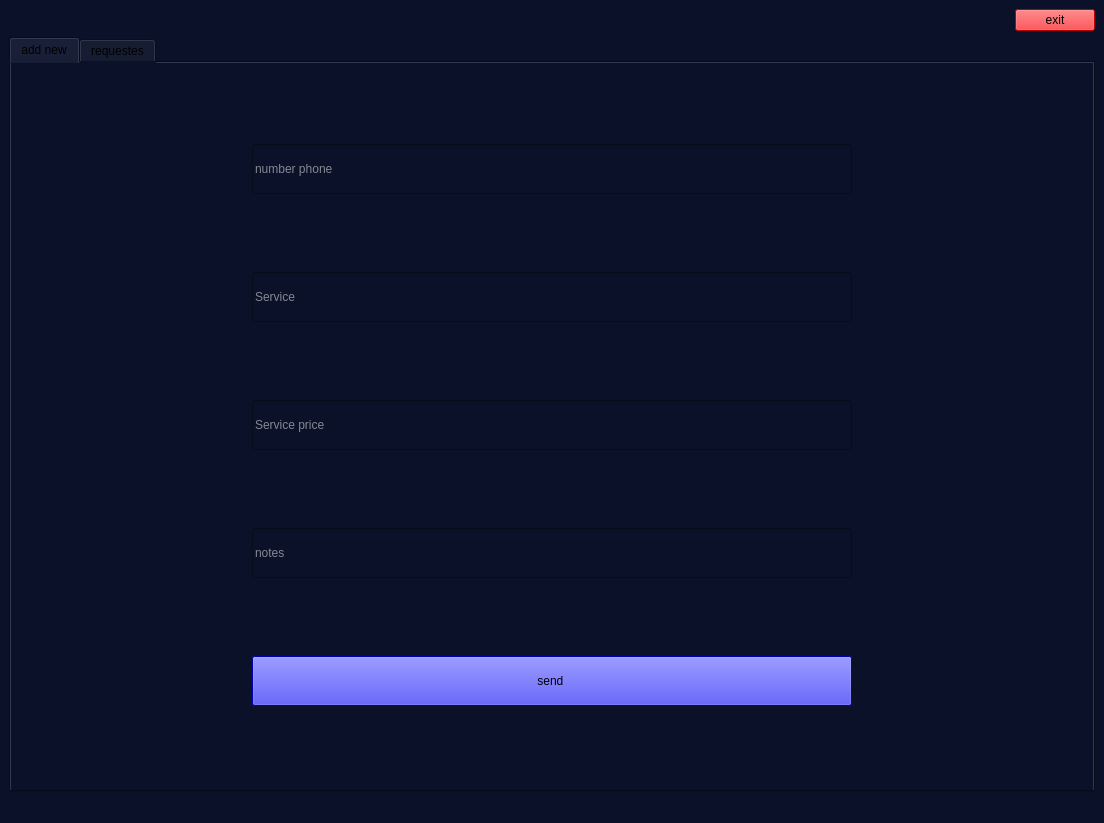
<?xml version="1.0" encoding="UTF-8"?>
<ui version="4.0">
 <class>add_req</class>
 <widget class="QMainWindow" name="add_req">
  <property name="geometry">
   <rect>
    <x>0</x>
    <y>0</y>
    <width>1104</width>
    <height>823</height>
   </rect>
  </property>
  <property name="windowTitle">
   <string>MainWindow</string>
  </property>
  <property name="styleSheet">
   <string notr="true">background-color: rgb(10, 17, 40);
color: rgb(0, 0, 0);</string>
  </property>
  <widget class="QWidget" name="centralwidget">
   <layout class="QGridLayout" name="gridLayout">
    <item row="0" column="1">
     <widget class="QPushButton" name="pushButton_2">
      <property name="styleSheet">
       <string notr="true">background-color: rgb(255, 0, 4);</string>
      </property>
      <property name="text">
       <string>exit</string>
      </property>
     </widget>
    </item>
    <item row="0" column="0">
     <spacer name="horizontalSpacer_3">
      <property name="orientation">
       <enum>Qt::Horizontal</enum>
      </property>
      <property name="sizeHint" stdset="0">
       <size>
        <width>40</width>
        <height>20</height>
       </size>
      </property>
     </spacer>
    </item>
    <item row="1" column="0" colspan="2">
     <widget class="QTabWidget" name="tabWidget">
      <property name="styleSheet">
       <string notr="true">color: rgb(0, 0, 0);</string>
      </property>
      <property name="currentIndex">
       <number>0</number>
      </property>
      <widget class="QWidget" name="tab">
       <attribute name="title">
        <string>add new</string>
       </attribute>
       <layout class="QGridLayout" name="gridLayout_2">
        <item row="1" column="1">
         <widget class="QLineEdit" name="lineEdit_2">
          <property name="minimumSize">
           <size>
            <width>0</width>
            <height>50</height>
           </size>
          </property>
          <property name="styleSheet">
           <string notr="true">color: rgb(255, 255, 255);</string>
          </property>
          <property name="placeholderText">
           <string>Service</string>
          </property>
         </widget>
        </item>
        <item row="2" column="2">
         <spacer name="horizontalSpacer">
          <property name="orientation">
           <enum>Qt::Horizontal</enum>
          </property>
          <property name="sizeHint" stdset="0">
           <size>
            <width>40</width>
            <height>20</height>
           </size>
          </property>
         </spacer>
        </item>
        <item row="2" column="1">
         <widget class="QLineEdit" name="lineEdit_3">
          <property name="minimumSize">
           <size>
            <width>0</width>
            <height>50</height>
           </size>
          </property>
          <property name="styleSheet">
           <string notr="true">color: rgb(255, 255, 255);</string>
          </property>
          <property name="placeholderText">
           <string>Service price</string>
          </property>
         </widget>
        </item>
        <item row="4" column="1">
         <widget class="QPushButton" name="pushButton">
          <property name="minimumSize">
           <size>
            <width>0</width>
            <height>50</height>
           </size>
          </property>
          <property name="maximumSize">
           <size>
            <width>16777215</width>
            <height>16777215</height>
           </size>
          </property>
          <property name="styleSheet">
           <string notr="true">background-color: rgb(0, 0, 255);
font: 14pt &quot;Segoe UI&quot;;</string>
          </property>
          <property name="text">
           <string>send </string>
          </property>
          <property name="icon">
           <iconset theme="QIcon::ThemeIcon::DocumentSend"/>
          </property>
         </widget>
        </item>
        <item row="3" column="1">
         <widget class="QLineEdit" name="lineEdit_4">
          <property name="minimumSize">
           <size>
            <width>0</width>
            <height>50</height>
           </size>
          </property>
          <property name="styleSheet">
           <string notr="true">color: rgb(255, 255, 255);</string>
          </property>
          <property name="placeholderText">
           <string>notes</string>
          </property>
         </widget>
        </item>
        <item row="0" column="1">
         <widget class="QLineEdit" name="lineEdit">
          <property name="minimumSize">
           <size>
            <width>600</width>
            <height>50</height>
           </size>
          </property>
          <property name="styleSheet">
           <string notr="true">color: rgb(255, 255, 255);</string>
          </property>
          <property name="inputMask">
           <string/>
          </property>
          <property name="text">
           <string/>
          </property>
          <property name="placeholderText">
           <string>number phone</string>
          </property>
         </widget>
        </item>
        <item row="2" column="0">
         <spacer name="horizontalSpacer_2">
          <property name="orientation">
           <enum>Qt::Horizontal</enum>
          </property>
          <property name="sizeHint" stdset="0">
           <size>
            <width>40</width>
            <height>20</height>
           </size>
          </property>
         </spacer>
        </item>
       </layout>
      </widget>
      <widget class="QWidget" name="tab_2">
       <attribute name="title">
        <string>requestes</string>
       </attribute>
      </widget>
     </widget>
    </item>
   </layout>
  </widget>
  <widget class="QMenuBar" name="menubar">
   <property name="geometry">
    <rect>
     <x>0</x>
     <y>0</y>
     <width>1104</width>
     <height>21</height>
    </rect>
   </property>
  </widget>
  <widget class="QStatusBar" name="statusbar"/>
 </widget>
 <resources/>
 <connections/>
</ui>
